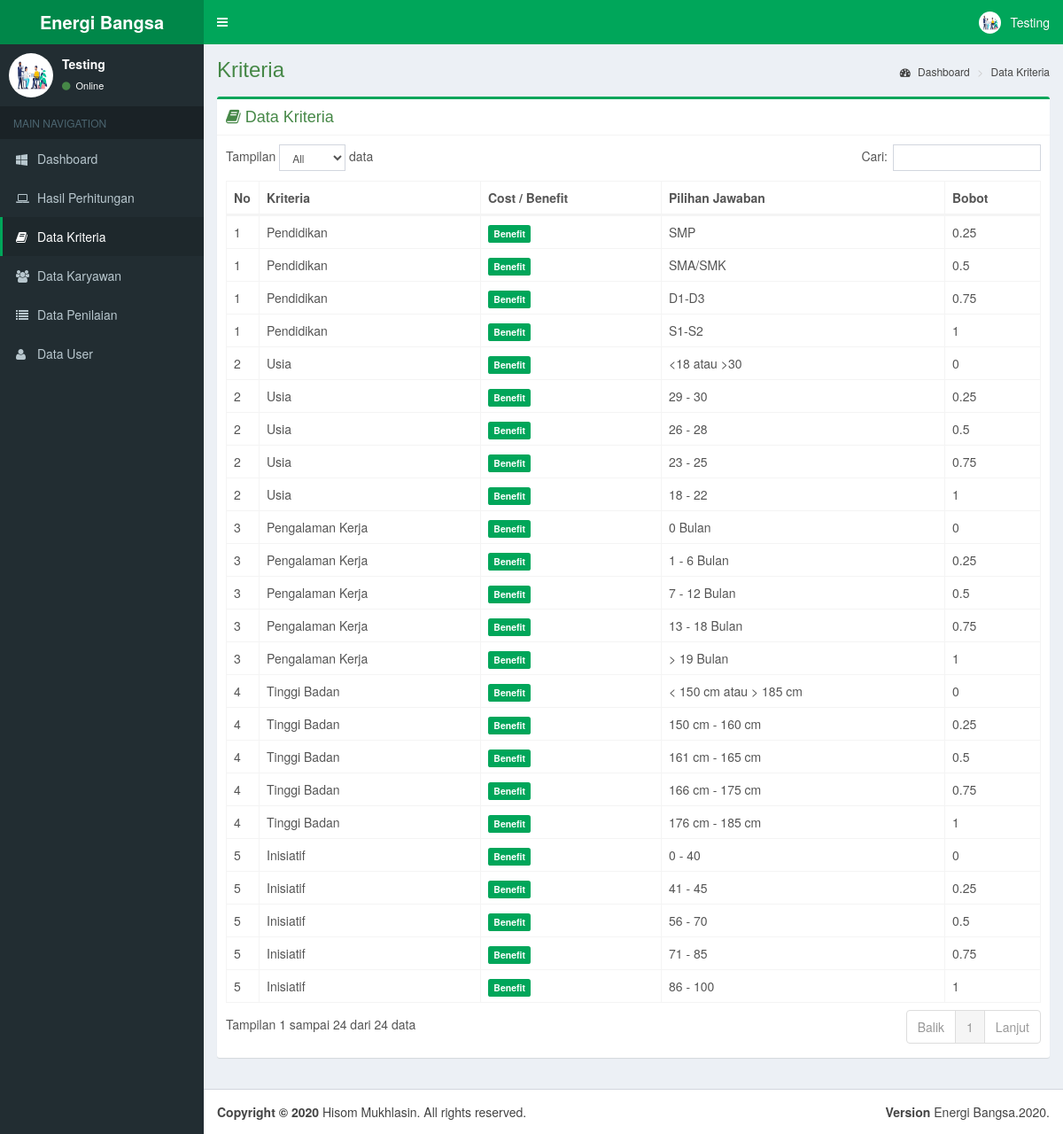
Page /kriteria.php (signed in) on the earlier database version.
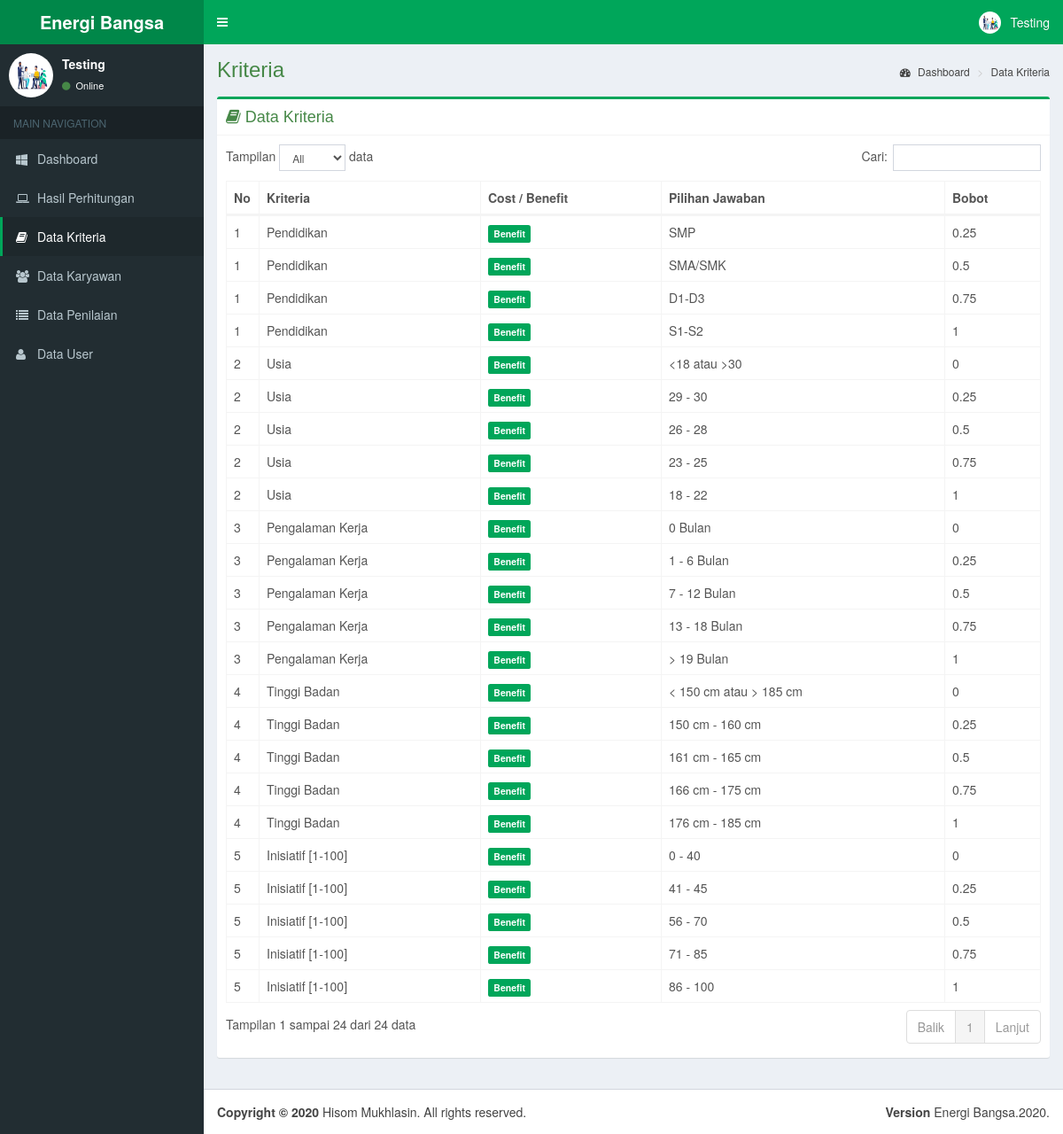
Same page on the later database version.
### tables this page shows
CREATE TABLE `sub_kriteria` (
  `id_sub_kriteria` int(11) NOT NULL AUTO_INCREMENT,
  `id_kriteria` int(11) NOT NULL,
  `sub_kriteria` varchar(255) NOT NULL,
  `bobot` float NOT NULL,
  `min` int(11) DEFAULT NULL,
  `max` int(11) DEFAULT NULL,
  PRIMARY KEY (`id_sub_kriteria`)
);

CREATE TABLE `kriteria` (
  `id_kriteria` int(11) NOT NULL AUTO_INCREMENT,
  `kriteria` varchar(50) NOT NULL,
  `cost_benefit` varchar(10) NOT NULL,
  `tipe` varchar(10) NOT NULL DEFAULT 'Option',
  `limit` tinyint(1) NOT NULL,
  `bobot` float DEFAULT '0',
  PRIMARY KEY (`id_kriteria`)
);

### kriteria.php (the view, shortened to what this page needs)
<?php
include 'dbconf.php';
$menu = 'kriteria';
?>
<!DOCTYPE html>
<html>
<head>
	<?php include 'layout/head.php'; ?>
</head>
<body class="hold-transition fixed skin-green sidebar-mini">
<div class="wrapper">
	<header class="main-header">
		<?php include 'layout/header.php'; ?>
	</header>
	<aside class="main-sidebar">
		<?php include 'layout/sidebar.php'; ?>
	</aside>
	<div class="content-wrapper">
		<section class="content-header">
			<h1 class="text-success">Kriteria</h1>
			<ol class="breadcrumb">
				<li><a href="dashboard-ui.php"><i class="fa fa-dashboard"></i> Dashboard</a></li>
				<li><a href="kriteria.php">Data Kriteria</a></li>
			</ol>
		</section>
		<section class="content">
			<div class="box box-success">
				<div class="box-header with-border">
					<h3 class="box-title text-success"><i class="fa fa-book"> </i> Data Kriteria</h3>
				</div>
				<div class="box-body">
					<div class="row">
						<div class="col-lg-12 col-xs-12">
							<table id="maintable" class="table table-responsive table-bordered table-hover">
								<thead>
								<tr>
									<th width="20px">No.</th>
									<th>Kriteria</th>
									<th>Cost / Benefit</th>
									<th>Pilihan Jawaban</th>
									<th>Bobot</th>
								</tr>
								</thead>
								<tbody>
								<?php
								$query = "SELECT * FROM kriteria INNER JOIN sub_kriteria ON kriteria.id_kriteria = sub_kriteria.id_kriteria ORDER BY kriteria.id_kriteria ASC, sub_kriteria.bobot ASC";
								$run = $mysqli->query($query);
								$no = 0;
								$id_kriteria = 0;
								if ($run->num_rows != 0):
									while ($row = $run->fetch_assoc()) {
										$row = (object)$row;
										if ($row->id_kriteria != $id_kriteria) {
											$no++;
											$id_kriteria = $row->id_kriteria;
										}
										?>
										<tr>
											<td><?php echo $no; ?></td>
											<td><?php echo $row->kriteria; ?></td>
											<td>
												<?php if ($row->cost_benefit): ?>
													<small class='label label-success'>Benefit</small>
												<?php else: ?>
													<small class='label label-warning'>Cost</small>
												<?php endif; ?>
											</td>
											<td><?php echo $row->sub_kriteria; ?></td>
											<td><?php echo $row->bobot; ?></td>
										</tr>
									<?php } endif; ?>
								</tbody>
							</table>
						</div>
					</div>
				</div>
			</div>
		</section>
	</div>
	<footer class="main-footer">
		<?php include 'layout/footer.php'; ?>
	</footer>
</div>
</body>
</html>

### layout/head.php (shortened to what this page needs)
<link rel="stylesheet" href="lte/bootstrap/css/bootstrap.min.css">
<link rel="stylesheet" href="lte/dist/css/font-awesome.min.css">
<link rel="stylesheet" href="lte/dist/css/ionicons.min.css">
<link rel="stylesheet" type="text/css" href="assets/dataTables.bootstrap.min.css">
<link rel="stylesheet" type="text/css" href="assets/buttons.bootstrap.min.css">
<link rel="stylesheet" type="text/css" href="assets/sweetalert2.min.css">
<link rel="stylesheet" href="lte/dist/css/AdminLTE.min.css">
<link rel="stylesheet" href="lte/dist/css/skins/_all-skins.min.css">
<link rel="stylesheet" type="text/css" href="assets/jquery.fancybox.css?v=2.1.5" media="screen"/>
<link rel="stylesheet" type="text/css" href="assets/helpers/jquery.fancybox-buttons.css?v=1.0.5"/>
<link rel="stylesheet" type="text/css" href="assets/helpers/jquery.fancybox-thumbs.css?v=1.0.7"/>

### layout/header.php (shortened to what this page needs)
<a href="#" class="logo">
	<span class="logo-lg"><b><?php echo $_SESSION['judul']; ?></b></span>
</a>
<nav class="navbar navbar-static-top">
	<a href="#" class="sidebar-toggle" data-toggle="offcanvas" role="button">
	</a>
	<div class="navbar-custom-menu">
		<ul class="nav navbar-nav">
			<li class="dropdown user user-menu">
				<a href="#" class="dropdown-toggle" data-toggle="dropdown">
					<img src="<?php echo $_SESSION['foto']; ?>" class="user-image" alt="User Image">
					<span class="hidden-xs"><?php echo ucwords($_SESSION['user']); ?></span>
				</a>
			</li>
		</ul>
	</div>
</nav>

### layout/sidebar.php (shortened to what this page needs)
<section class="sidebar">
	<div class="user-panel">
		<div class="pull-left">
			<img src="<?php echo $_SESSION['foto']; ?>" class="img-circle" alt="User Image" height="50px" width="50px">
		</div>
		<div class="pull-left info">
			<p><?php echo ucwords($_SESSION['user']); ?></p>
			<a href="#"><i class="fa fa-circle text-success"></i> Online</a>
		</div>
	</div>
	<ul class="sidebar-menu">
		<li class="header">MAIN NAVIGATION</li>
		<li <?php if ($menu == 'dashboard'): ?> class="active" <?php endif; ?> >
			<a href="dashboard-ui.php">
				<i class="fa fa-windows"></i> <span>Dashboard</span>
			</a>
		</li>
		<?php if ($_SESSION['level'] == 'admin') { ?>
			<li <?php if ($menu == 'hasil'): ?> class="active" <?php endif; ?> >
				<a href="hasil.php">
					<i class="fa fa-laptop"></i> <span>Hasil Perhitungan</span>
				</a>
			</li>
			<li <?php if ($menu == 'kriteria'): ?> class="active" <?php endif; ?> >
				<a href="kriteria.php">
					<i class="fa fa-book"></i> <span>Data Kriteria</span>
				</a>
			</li>
			<li <?php if ($menu == 'karyawan'): ?> class="active" <?php endif; ?> >
				<a href="karyawan.php">
					<i class="fa fa-users"></i> <span>Data Karyawan</span>
				</a>
			</li>
			<li <?php if ($menu == 'penilaian'): ?> class="active" <?php endif; ?> >
				<a href="penilaian.php">
					<i class="fa fa-list"></i> <span>Data Penilaian</span>
				</a>
			</li>
			<li <?php if ($menu == 'user'): ?> class="active" <?php endif; ?> >
				<a href="user.php">
					<i class="fa fa-user"></i> <span>Data User</span>
				</a>
			</li>
		<?php } ?>
	</ul>
</section>

### layout/footer.php
<div class="pull-right hidden-xs">
	<b>Version</b> <?php echo $_SESSION['judul'] . "." . date('Y') . "." ?>
</div>
<strong>Copyright &copy; <?php echo date('Y'); ?></strong> Hisom Mukhlasin. All rights reserved.

Differences in the rows shown:
changed through a linked row, sub_kriteria (number 20 of 24 on the later page): id_kriteria.kriteria "Inisiatif" → "Inisiatif [1-100]"
changed through a linked row, sub_kriteria (number 21 of 24 on the later page): id_kriteria.kriteria "Inisiatif" → "Inisiatif [1-100]"
changed through a linked row, sub_kriteria (number 22 of 24 on the later page): id_kriteria.kriteria "Inisiatif" → "Inisiatif [1-100]"
changed through a linked row, sub_kriteria (number 23 of 24 on the later page): id_kriteria.kriteria "Inisiatif" → "Inisiatif [1-100]"
changed through a linked row, sub_kriteria (number 24 of 24 on the later page): id_kriteria.kriteria "Inisiatif" → "Inisiatif [1-100]"
